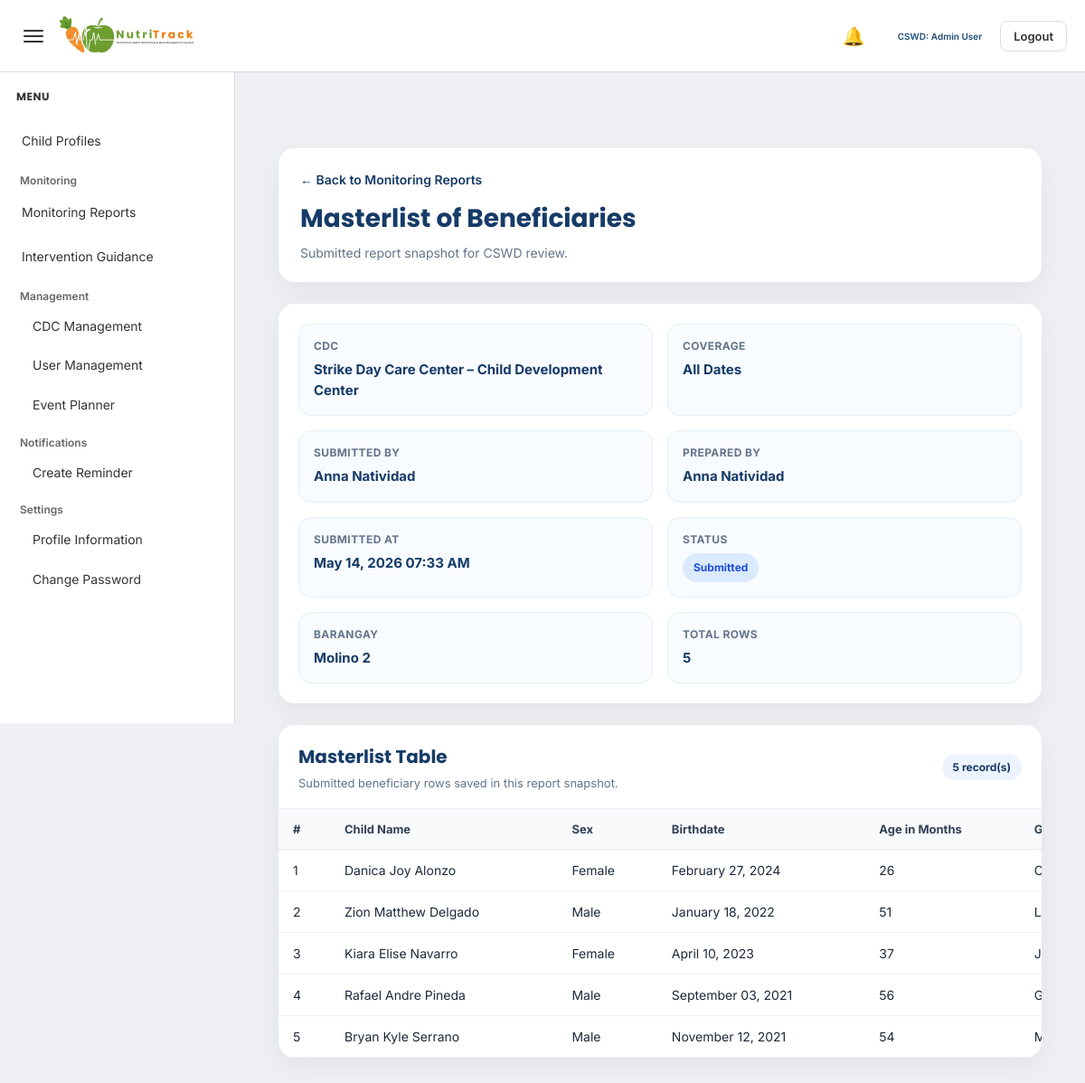
The page /admin/view_masterlist_report.php?id=39 (signed in) on the database its author committed.
### tables this page shows
CREATE TABLE `submitted_reports` (
  `submitted_report_id` int(11) NOT NULL,
  `report_type` varchar(100) NOT NULL,
  `cdc_id` int(11) NOT NULL,
  `submitted_by` int(11) NOT NULL,
  `date_from` date DEFAULT NULL,
  `date_to` date DEFAULT NULL,
  `submitted_at` datetime NOT NULL DEFAULT current_timestamp(),
  `status` varchar(50) NOT NULL DEFAULT 'submitted',
  `report_payload` longtext NOT NULL
);

CREATE TABLE `cdc` (
  `cdc_id` int(11) NOT NULL,
  `cdc_name` varchar(100) DEFAULT NULL,
  `barangay` varchar(100) DEFAULT NULL,
  `address` text DEFAULT NULL,
  `status` varchar(20) DEFAULT 'Active',
  `created_at` timestamp NOT NULL DEFAULT current_timestamp()
);

### admin/view_masterlist_report.php (the view, shortened to what this page needs)
<?php
include '../config/database.php';
function h($value)
{
    return htmlspecialchars((string)$value, ENT_QUOTES, 'UTF-8');
}
function safe_value($value, $fallback = 'N/A')
{
    return (isset($value) && trim((string)$value) !== '') ? $value : $fallback;
}
function format_date_value($date, $fallback = 'N/A')
{
    $timestamp = strtotime($date);
    return date('F d, Y', $timestamp);
}
function format_datetime_value($date, $fallback = 'N/A')
{
    $timestamp = strtotime($date);
    return date('F d, Y h:i A', $timestamp);
}
function normalize_sex($sex)
{
    $sex = strtolower(trim((string)$sex));
    if ($sex === 'm' || $sex === 'male') {
        return 'Male';
    }
    if ($sex === 'f' || $sex === 'female') {
        return 'Female';
    }
    return trim((string)$sex) !== '' ? ucfirst(trim((string)$sex)) : 'N/A';
}
$submitted_report_id = (int) $_GET['id'];
$report_sql = "
    SELECT
        sr.submitted_report_id,
        sr.report_type,
        sr.cdc_id,
        sr.submitted_by,
        sr.date_from,
        sr.date_to,
        sr.submitted_at,
        sr.status,
        sr.report_payload,
        c.cdc_name,
        c.barangay,
        c.address AS cdc_address,
        CONCAT(
            COALESCE(u.first_name, ''),
            CASE
                WHEN u.first_name IS NOT NULL AND u.first_name != '' AND u.last_name IS NOT NULL AND u.last_name != '' THEN ' '
                ELSE ''
            END,
            COALESCE(u.last_name, '')
        ) AS submitted_by_name
    FROM submitted_reports sr
    INNER JOIN cdc c ON sr.cdc_id = c.cdc_id
    INNER JOIN users u ON sr.submitted_by = u.user_id
    WHERE sr.submitted_report_id = ?
    LIMIT 1
";
$stmt_report = mysqli_prepare($conn, $report_sql);
mysqli_stmt_bind_param($stmt_report, "i", $submitted_report_id);
mysqli_stmt_execute($stmt_report);
$result_report = mysqli_stmt_get_result($stmt_report);
$report = mysqli_fetch_assoc($result_report);
$payload = json_decode($report['report_payload'], true);
$rows = [];
if (isset($payload['submitted_rows']) && is_array($payload['submitted_rows'])) {
    $rows = $payload['submitted_rows'];
}
$prepared_by = safe_value($payload['prepared_by'] ?? '', $report['submitted_by_name']);
$total_records = isset($payload['total_records']) ? (int)$payload['total_records'] : count($rows);
$coverage_text = 'All Dates';
$status = strtolower(trim((string)$report['status']));
$status_class = 'status-default';
if ($status === 'submitted') {
    $status_class = 'status-submitted';
} elseif ($status === 'reviewed') {
    $status_class = 'status-reviewed';
} elseif ($status === 'approved') {
    $status_class = 'status-approved';
} elseif ($status === 'returned') {
    $status_class = 'status-returned';
}
?>
<!DOCTYPE html>
<html lang="en">
<head>
    <link rel="stylesheet" href="../assets/admin/admin-style.css">
</head>
<body>
<?php include '../includes/admin_topbar.php'; ?>
<?php include '../includes/admin_sidebar.php'; ?>
<div class="main-content" id="mainContent">
    <div class="report-view-wrapper">
        <div class="report-header-card">
            <a href="monitoring_reports.php" class="back-link">← Back to Monitoring Reports</a>
            <div class="report-header">
                <h1>Masterlist of Beneficiaries</h1>
                <p>Submitted report snapshot for CSWD review.</p>
            </div>
        </div>
        <div class="summary-card">
            <div class="summary-grid">
                <div class="summary-item">
                    <div class="summary-label">CDC</div>
                    <div class="summary-value"><?php echo h(safe_value($payload['cdc_name'] ?? '', $report['cdc_name'])); ?></div>
                </div>
                <div class="summary-item">
                    <div class="summary-label">Coverage</div>
                    <div class="summary-value"><?php echo h($coverage_text); ?></div>
                </div>
                <div class="summary-item">
                    <div class="summary-label">Submitted By</div>
                    <div class="summary-value"><?php echo h(safe_value($report['submitted_by_name'])); ?></div>
                </div>
                <div class="summary-item">
                    <div class="summary-label">Prepared By</div>
                    <div class="summary-value"><?php echo h($prepared_by); ?></div>
                </div>
                <div class="summary-item">
                    <div class="summary-label">Submitted At</div>
                    <div class="summary-value"><?php echo h(format_datetime_value($report['submitted_at'])); ?></div>
                </div>
                <div class="summary-item">
                    <div class="summary-label">Status</div>
                    <div class="summary-value">
                        <span class="status-badge <?php echo h($status_class); ?>">
                            <?php echo h(safe_value($report['status'])); ?>
                        </span>
                    </div>
                </div>
                <div class="summary-item">
                    <div class="summary-label">Barangay</div>
                    <div class="summary-value"><?php echo h(safe_value($report['barangay'])); ?></div>
                </div>
                <div class="summary-item">
                    <div class="summary-label">Total Rows</div>
                    <div class="summary-value"><?php echo (int)$total_records; ?></div>
                </div>
            </div>
        </div>
        <div class="table-card">
            <div class="table-header">
                <div>
                    <h2>Masterlist Table</h2>
                    <p>Submitted beneficiary rows saved in this report snapshot.</p>
                </div>
                <span class="record-count"><?php echo (int)$total_records; ?> record(s)</span>
            </div>
            <?php if (!empty($rows)): ?>
                <div class="table-wrap">
                    <table class="report-table">
                        <thead>
                            <tr>
                                <th>#</th>
                                <th>Child Name</th>
                                <th>Sex</th>
                                <th>Birthdate</th>
                                <th>Age in Months</th>
                                <th>Guardian Name</th>
                            </tr>
                        </thead>
                        <tbody>
                            <?php foreach ($rows as $index => $row): ?>
                                <tr>
                                    <td><?php echo (int)($index + 1); ?></td>
                                    <td><?php echo h(safe_value($row['full_name'] ?? '')); ?></td>
                                    <td><?php echo h(normalize_sex($row['sex'] ?? '')); ?></td>
                                    <td><?php echo h(format_date_value($row['birthdate'] ?? '')); ?></td>
                                    <td><?php echo h(safe_value($row['age_in_months'] ?? '')); ?></td>
                                    <td><?php echo h(safe_value($row['guardian_name'] ?? '')); ?></td>
                                </tr>
                            <?php endforeach; ?>
                        </tbody>
                    </table>
                </div>
            <?php endif; ?>
        </div>
    </div>
</div>
</body>
</html>

### assets/admin/admin-style.css (style rules this page uses)
* { box-sizing:border-box; margin:0; padding:0; }
:root { --page-bg:#eef0f3; --card-bg:#ffffff; --text-color:#333333; --muted-text:#666666; --border-color:#dcdcdc; --input-bg:#ffffff; --input-border:#cfcfcf; --readonly-bg:#f5f5f5; --hover-bg:#edf3f8; --active-bg:#dbe7f3; --accent:#1F4E79; --secondary:#2E7D32; --alert:#C0392B; --warning:#E67E22; --table-head:#f7f7f7; --blue-soft:#cfdff1; --green-soft:#dce6da; --red-soft:#eadcdc; --orange-soft:#f4e2d3; }
body { background:var(--page-bg); font-family:'Inter', sans-serif; color:var(--text-color); }
a { text-decoration:none; }
.main-content { margin-left:260px; padding:140px 24px 24px; transition:margin-left 0.25s ease; }
.summary-grid { display:grid; grid-template-columns:repeat(3, 1fr); gap:18px; }
@media (max-width: 1200px) { .summary-grid { grid-template-columns:repeat(2, 1fr); } }

### admin/view_masterlist_report.php (style rules this page uses)
.report-view-wrapper { padding: 24px; }
.report-header-card, .summary-card, .table-card { background: #ffffff; border-radius: 18px; box-shadow: 0 10px 30px rgba(15, 23, 42, 0.06); margin-bottom: 24px; }
.report-header-card { padding: 24px; }
.back-link { display: inline-flex; align-items: center; gap: 8px; text-decoration: none; color: #163b68; font-size: 14px; font-weight: 600; margin-bottom: 14px; }
.report-header h1 { margin: 0; font-family: 'Poppins', sans-serif; font-size: 28px; font-weight: 700; color: #163b68; }
.report-header p { margin: 8px 0 0; font-size: 14px; color: #64748b; }
.summary-card { padding: 22px; }
.summary-grid { display: grid; grid-template-columns: repeat(4, minmax(180px, 1fr)); gap: 16px; }
.summary-item { background: #f8fbff; border: 1px solid #e3edf8; border-radius: 14px; padding: 16px; }
.summary-label { font-size: 12px; font-weight: 700; color: #64748b; text-transform: uppercase; letter-spacing: 0.4px; margin-bottom: 8px; }
.summary-value { font-size: 15px; font-weight: 700; color: #163b68; line-height: 1.5; }
.table-header { padding: 20px 22px; border-bottom: 1px solid #eef2f7; display: flex; justify-content: space-between; align-items: center; gap: 12px; flex-wrap: wrap; }
.table-header h2 { margin: 0; font-family: 'Poppins', sans-serif; font-size: 20px; font-weight: 700; color: #163b68; }
.table-header p { margin: 6px 0 0; font-size: 13px; color: #64748b; }
.record-count, .status-badge { display: inline-flex; align-items: center; justify-content: center; padding: 7px 12px; border-radius: 999px; font-size: 12px; font-weight: 700; white-space: nowrap; }
.record-count { background: #edf4ff; color: #163b68; }
.status-badge { text-transform: capitalize; }
.status-submitted { background: #dbeafe; color: #1d4ed8; }
.table-wrap { width: 100%; overflow-x: auto; }
.report-table { width: 100%; min-width: 1200px; border-collapse: collapse; }
.report-table thead th { background: #f8fafc; font-size: 13px; font-weight: 700; color: #334155; text-align: left; padding: 14px 16px; border-bottom: 1px solid #e2e8f0; white-space: nowrap; }
.report-table tbody td { padding: 14px 16px; font-size: 14px; color: #1e293b; border-bottom: 1px solid #eef2f7; vertical-align: top; }
@media (max-width: 1200px) { .summary-grid { grid-template-columns: repeat(2, minmax(180px, 1fr)); } }

### rows shown on the page
submitted_reports: cdc.cdc_name "Strike Day Care Center – Child Development Center", submitted_at "May 14, 2026 07:33 AM", status "Submitted", cdc.barangay "Molino 2", report_payload "5"

### other values the page prints
$admin_full_name "Admin User"
$coverage_text "All Dates"
safe_value($report['submitted_by_name']) "Anna Natividad"
$prepared_by "Anna Natividad"
safe_value($row['full_name'] ?? '') "Danica Joy Alonzo"
normalize_sex($row['sex'] ?? '') "Female"
format_date_value($row['birthdate'] ?? '') "February 27, 2024"
safe_value($row['age_in_months'] ?? '') "26"
safe_value($row['full_name'] ?? '') "Zion Matthew Delgado"
normalize_sex($row['sex'] ?? '') "Male"
format_date_value($row['birthdate'] ?? '') "January 18, 2022"
safe_value($row['age_in_months'] ?? '') "51"
safe_value($row['full_name'] ?? '') "Kiara Elise Navarro"
format_date_value($row['birthdate'] ?? '') "April 10, 2023"
safe_value($row['age_in_months'] ?? '') "37"
